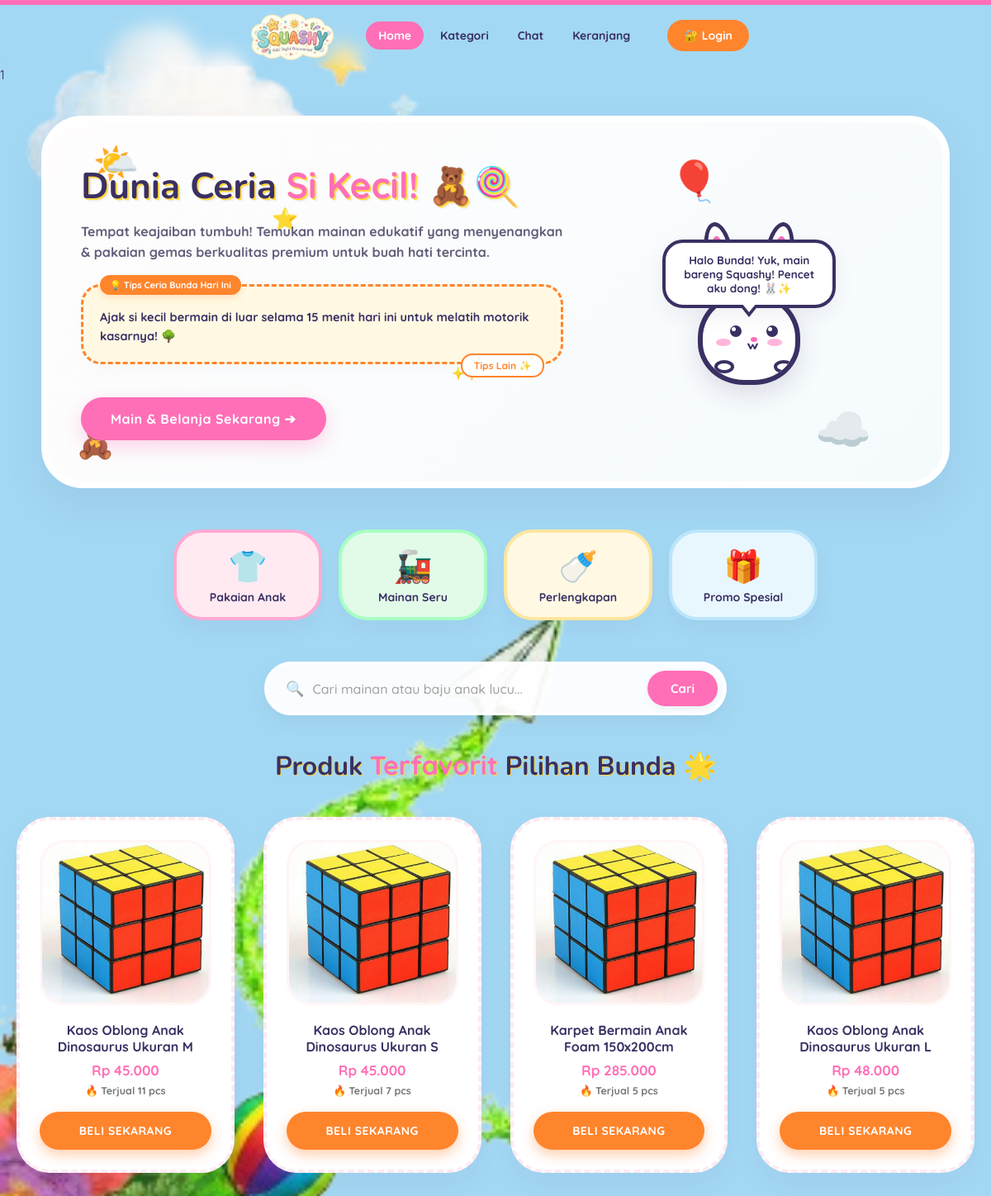
The page / on the database its author committed.
### tables this page shows
CREATE TABLE `produk` (
  `id_produk` int NOT NULL,
  `id_kategori` int NOT NULL,
  `nama_produk` varchar(255) NOT NULL,
  `harga` int NOT NULL,
  `stok` int DEFAULT '0',
  `deskripsi` varchar(255) DEFAULT NULL,
  `foto` varchar(255) DEFAULT NULL
);

### config/app.php (called while the page is built)
<?php
$base_url = "http://localhost/squashy/";

### index.php (the view, shortened to what this page needs)
<?php
require_once __DIR__ . '/config/database.php';
$top_products = [];
$query_best = mysqli_query($conn, "
    SELECT p.*, COALESCE(SUM(od.kuantitas), 0) AS total_sold
    FROM produk p
    LEFT JOIN order_detail od ON p.id_produk = od.id_produk
    WHERE p.stok > 0
    GROUP BY p.id_produk
    ORDER BY total_sold DESC, p.id_produk DESC
    LIMIT 4
");
if ($query_best) {
    while ($row = mysqli_fetch_assoc($query_best)) {
        $top_products[] = $row;
    }
}
?>
<!DOCTYPE html>
<html lang="id">
<head>
</head>
<body data-theme="home">
    <?= require_once __DIR__ . "/components/layout/header.php" ?>
    <div class="main-wrapper">
        <section class="promo-banner-seru">
            <div class="floating-decor fd-cloud-1">🌤️</div>
            <div class="floating-decor fd-cloud-2">☁️</div>
            <div class="floating-decor fd-balloon">🎈</div>
            <div class="floating-decor fd-star-1">⭐</div>
            <div class="floating-decor fd-star-2">✨</div>
            <div class="floating-decor fd-bear">🧸</div>
            <div class="banner-layout">
                <div class="hero-text-seru">
                    <h1>Dunia Ceria <span>Si Kecil!</span> 🧸🍭</h1>
                    <p class="subtitle">Tempat keajaiban tumbuh! Temukan mainan edukatif yang menyenangkan & pakaian gemas berkualitas premium untuk buah hati tercinta.</p>
                    <div class="tips-container-box">
                        <div class="tips-badge">💡 Tips Ceria Bunda Hari Ini</div>
                        <p id="parenting-tip-text">Ajak si kecil bermain di luar selama 15 menit hari ini untuk melatih motorik kasarnya! 🌳</p>
                        <button class="tips-btn-next" onclick="nextParentingTip()">Tips Lain ✨</button>
                    </div>
                    <a href="#produk" class="btn-jelly-cta">Main & Belanja Sekarang ➔</a>
                </div>
                <div class="mascot-wrapper">
                    <div class="mascot-speech-bubble" id="mascotBubble">
                        Halo Bunda! Yuk, main bareng Squashy! Pencet aku dong! 🐰✨
                    </div>
                    <div class="squashy-bunny-mascot" id="squashyBunny" onclick="triggerMascotFun()">
                        <div class="bunny-body">
                            <div class="bunny-eyes">
                                <div class="eye eye-left"><div class="pupil"></div></div>
                                <div class="eye eye-right"><div class="pupil"></div></div>
                            </div>
                            <div class="bunny-blush blush-left"></div>
                            <div class="bunny-blush blush-right"></div>
                            <div class="bunny-nose"></div>
                            <div class="bunny-mouth">w</div>
                            <div class="bunny-hands">
                                <div class="hand hand-left"></div>
                                <div class="hand hand-right"></div>
                            </div>
                        </div>
                    </div>
                </div>
            </div>
        </section>
        <div class="categories-seru">
            <a href="<?= $base_url ?>customers/kategori.php?kategori=Pakaian" class="cat-card-seru"><span>👕</span>Pakaian Anak</a>
            <a href="<?= $base_url ?>customers/kategori.php?kategori=Mainan" class="cat-card-seru"><span>🚂</span>Mainan Seru</a>
            <a href="<?= $base_url ?>customers/kategori.php?kategori=Perlengkapan" class="cat-card-seru"><span>🍼</span>Perlengkapan</a>
            <a href="<?= $base_url ?>customers/kategori.php?kategori=all" class="cat-card-seru"><span>🎁</span>Promo Spesial</a>
        </div>
        <div class="search-bar-container">
            <form action="customers/kategori.php" method="GET" class="search-form-body">
                <div class="search-input-wrapper">
                    <span class="search-icon">🔍</span>
                    <input type="text" name="keyword" placeholder="Cari mainan atau baju anak lucu...">
                </div>
                <button type="submit" class="search-submit-btn">Cari</button>
            </form>
        </div>
        <h2 class="section-title-seru" id="produk">Produk <span>Terfavorit</span> Pilihan Bunda 🌟</h2>
        <div class="product-grid-seru" id="productGridSeru">
            <?php if (!empty($top_products)) : ?>
                <?php foreach ($top_products as $product) : ?>
                    <div class="product-card-seru" data-id="<?= $product['id_produk'] ?>">
                        <?php if (!empty($product['foto'])) : ?>
                            <div class="product-img-box-seru">
                                <img src="<?= htmlspecialchars($product['foto']); ?>" alt="<?= htmlspecialchars($product['nama_produk']); ?>" style="width:100%; height:100%; object-fit:cover; border-radius:20px;" />
                            </div>
                        <?php else : ?>
                            <div class="product-img-box-seru">🎁</div>
                        <?php endif; ?>
                        <div>
                            <h4 style="margin-bottom:8px; font-weight: 800; font-size:16px; color: var(--dark);"><?= htmlspecialchars($product['nama_produk']); ?></h4>
                            <p style="color:var(--pink); font-weight:900; font-size:17px;">Rp <?= number_format($product['harga'], 0, ',', '.'); ?></p>
                            <p style="font-size:12.5px; color:#777; margin-top:6px; font-weight:700;">🔥 Terjual <?= number_format($product['total_sold'], 0, ',', '.'); ?> pcs</p>
                        </div>
                        <?php if (isset($_SESSION['login'])) : ?>
                            <form action="customers/keranjang.php?action=add" method="POST" style="margin: 0; width: 100%;">
                                <input type="hidden" name="id_produk" value="<?= $product['id_produk']; ?>">
                                <button type="submit" class="btn-buy-seru">BELI SEKARANG</button>
                            </form>
                        <?php else : ?>
                            <a href="customers/login.php" class="btn-buy-seru">BELI SEKARANG</a>
                        <?php endif; ?>
                    </div>
                <?php endforeach; ?>
            <?php else : ?>
                <div style="grid-column: 1 / -1; text-align: center; padding: 40px; background: white; border-radius: 30px;">
                    Belum ada produk terlaris tersedia.
                </div>
            <?php endif; ?>
        </div>
    </div>
</body>
</html>

### rows shown on the page
produk: foto (picture), nama_produk "Kaos Oblong Anak Dinosaurus Ukuran M", harga "45.000", total_sold "11"
produk: foto (picture), nama_produk "Kaos Oblong Anak Dinosaurus Ukuran S", harga "45.000", total_sold "7"
produk: foto (picture), nama_produk "Karpet Bermain Anak Foam 150x200cm", harga "285.000", total_sold "5"
produk: foto (picture), nama_produk "Kaos Oblong Anak Dinosaurus Ukuran L", harga "48.000", total_sold "5"

### other values the page prints
require_once __DIR__ . "/components/layout/header.php" "1"
